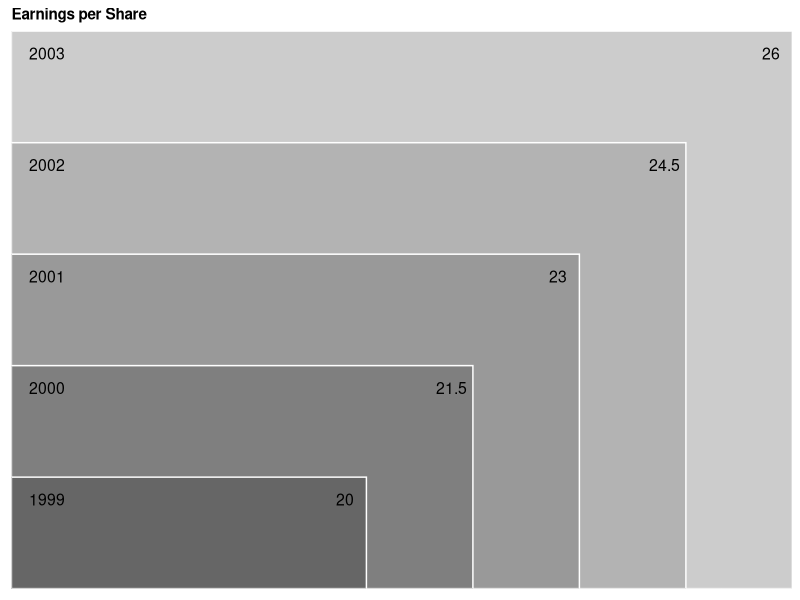
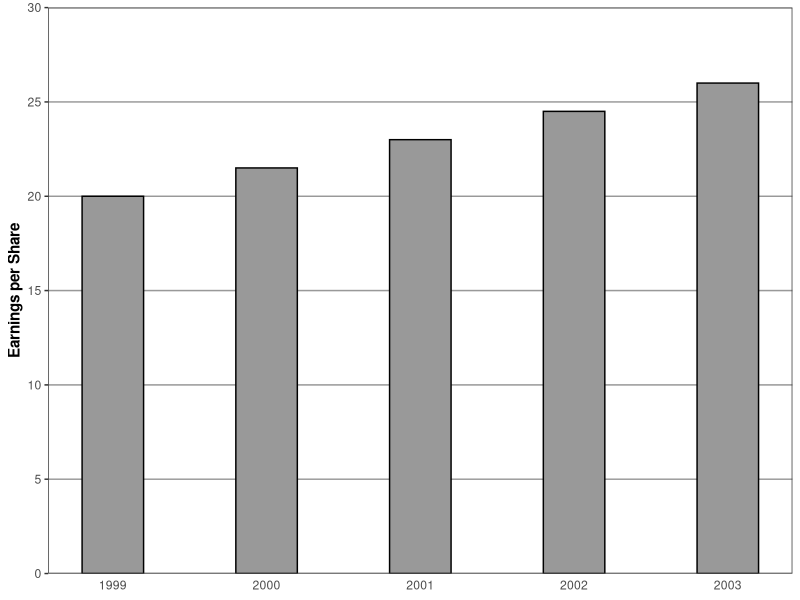

Write the R code that produced these figures, in order. (Note: this script raises an error after producing the figures.)
library(ggplot2)
library(gridExtra) #arrangeGrob

this_base <- "fig06-24_earnings-per-share-data"

my_data <- data.frame(
  earnings = c(20, 21.5, 23, 24.5, 26), 
  year = c(1999, 2000, 2001, 2002, 2003))

p1 <- ggplot(my_data, aes(x = earnings, y = year)) + 
  geom_rect(aes(xmin = rep(15, 5), xmax = rev(earnings), 
                ymin = rep(1998, 5), ymax = rev(c(1999:2003))), 
            fill = c("grey80", "grey70", "grey60", "grey50", "grey40"), 
            colour = "white") +
  geom_text(x = 15.5, y = my_data$year - 0.2, label = my_data$year, size = 4) +
  geom_text(x = my_data$earnings - 0.3, y = my_data$year - 0.2, 
            label = my_data$earnings, size = 4) +
  scale_x_continuous(limits = c(15, 26), expand = c(0, 0)) +
  scale_y_continuous(breaks = c(1999, 2003, 1), limits = c(1998, 2003),
                     expand = c(0, 0)) +
  ggtitle("Earnings per Share") +
  theme(plot.title = element_text(size = rel(1), face = "bold"),
        axis.text = element_blank(),
        axis.title = element_blank(),
        axis.ticks = element_blank()) 

p1

p2 <- ggplot(my_data, aes(x = year, y = earnings)) +
  geom_bar(stat = "identity", width = 0.4, fill = "grey60", colour = "black") +
  scale_y_continuous(breaks = seq(0, 30, 5), limits = c(0, 30),
                     expand = c(0, 0)) +
  labs(x = NULL, y = "Earnings per Share") +
  theme_bw() +
  theme(panel.grid.major.x = element_blank(),
        panel.grid.major.y = element_line(colour = "grey60"),
        panel.grid.minor = element_blank(),
        axis.title.y = element_text(face = "bold"),
        axis.ticks.x = element_blank())

p2

# arrange plots together 
p3 <- arrangeGrob(
  p1, p2, nrow = 2, heights = c(0.4, 0.6),
  main = textGrob("Fig 6.24 Earnings per Share Data", 
                  just = "top", vjust = 0.75, gp=gpar(fontsize = 14, 
                                                      lineheight = 1, 
                                                      fontface = "bold")))

p3

ggsave(paste0(this_base, ".png"), 
       p3, width = 6, height = 6)

## pedantic: tick marks in between bars 
